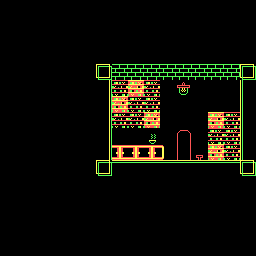

Below is a game level as drawn by its tile map, then a one-line description and the .tmx file that defines it, in full:
An orthogonal 16x16 tile map with 16x16 px tiles, 1 tile layer (Tile Layer 1).

<map version="1.2" tiledversion="1.3.4" orientation="orthogonal" renderorder="right-down" width="16" height="16" tilewidth="16" tileheight="16" infinite="0" backgroundcolor="#000000" nextlayerid="2" nextobjectid="1">
 <tileset firstgid="1" source="tileset.tsx" />
 <layer id="1" name="Tile Layer 1" width="16" height="16">
  <data encoding="csv">
0,0,0,0,0,0,0,0,0,0,0,0,0,0,0,0,
0,0,0,0,0,0,0,0,0,0,0,0,0,0,0,0,
0,0,0,0,0,0,0,0,0,0,0,0,0,0,0,0,
0,0,0,0,0,0,0,0,0,0,0,0,0,0,0,0,
0,0,0,0,0,0,236,225,225,225,225,225,225,225,225,236,
0,0,0,0,0,0,171,774,742,774,0,582,0,0,0,169,
0,0,0,0,0,0,171,742,774,774,0,0,0,0,0,169,
0,0,0,0,0,0,171,774,774,742,0,0,0,742,774,169,
0,0,0,0,0,0,171,0,0,775,0,577,0,774,774,169,
0,0,0,0,0,0,171,743,743,743,776,609,581,742,774,169,
0,0,0,0,0,0,236,138,138,138,138,138,138,138,138,236,
0,0,0,0,0,0,0,0,0,0,0,0,0,0,0,0,
0,0,0,0,0,0,0,0,0,0,0,0,0,0,0,0,
0,0,0,0,0,0,0,0,0,0,0,0,0,0,0,0,
0,0,0,0,0,0,0,0,0,0,0,0,0,0,0,0,
0,0,0,0,0,0,0,0,0,0,0,0,0,0,0,0
</data>
 </layer>
</map>
